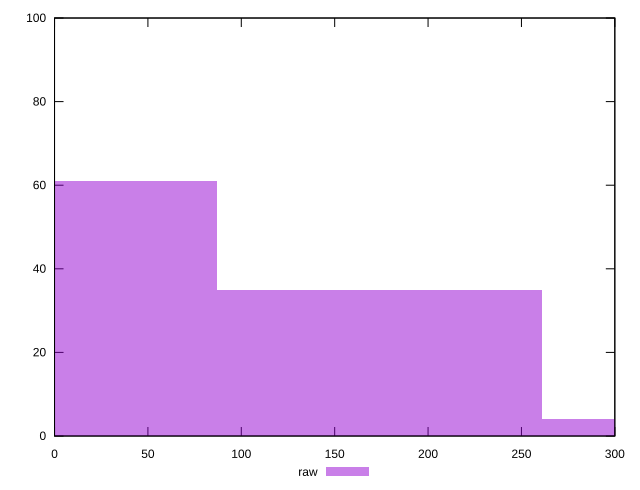

This chart was generated by the following gnuplot code:
reset

$raw <<EOF
173.9423554663551 35
0 61
347.8847109327102 4
EOF

set key outside below
set boxwidth 173.9423554663551
set xrange [0:300]
set yrange [0:100]
set trange [0:100]
set style fill transparent solid 0.5 noborder
set terminal svg size 640, 490 enhanced background rgb 'white'
set output "report_00009_2021-02-08T22-37-41.559Z/unminified-javascript/samples/pages+cached+noadtech+nomedia+nocss/raw/histogram.svg"

plot $raw title "raw" with boxes

reset
